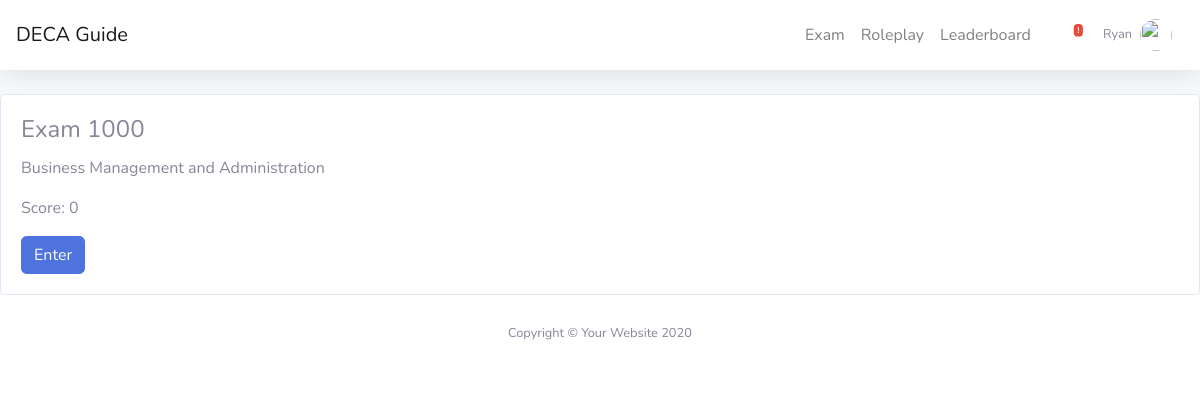
Page /exam/ (signed in) on the earlier database version.
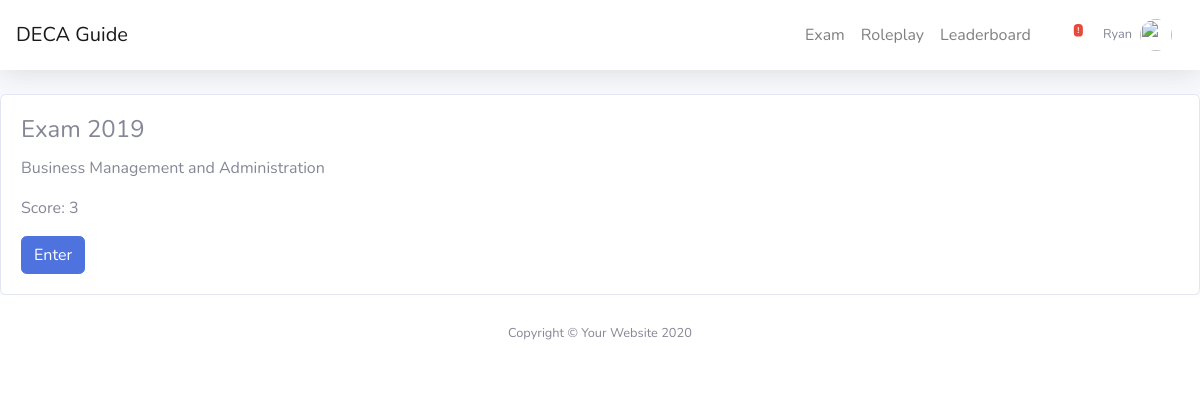
Same page on the later database version.
### quiz/models.py (models this page shows, shortened)
class Exam(models.Model):
    exam_number = models.IntegerField()
    exam_cluster = models.ForeignKey(Cluster, on_delete=models.PROTECT)

class UserExam(models.Model):
    user = models.ForeignKey(User, on_delete=models.CASCADE)
    exam = models.ForeignKey(Exam, on_delete=models.CASCADE)
    score = models.IntegerField(default=0)
    is_finished = models.BooleanField(default=False)
    date = models.DateTimeField(default=timezone.now)

### roleplay/models.py (models this page shows, shortened)
class Cluster(models.Model):
    title = models.CharField(max_length=100)

### quiz/views.py (the view)
# urls.py: path('', views.index, name='index'),
@login_required(login_url='accounts:login')
def index(request):
    context = {}
    if request.user.profile.event is not None:
        exams = Exam.objects.filter(exam_cluster=request.user.profile.event.cluster)
    else:
        exams = Exam.objects.all()
    exams_dict = {}
    for exam in exams:
        exams_dict[exam] = UserExam.objects.filter(exam=exam, user=request.user).order_by('-date').first()
    context['exams'] = exams_dict
    return render(request, 'quiz/index.html', context)

### quiz/templates/quiz/index.html
{% extends "base.html" %}
{% block content %}
    {% for exam, userexam in exams.items %}
        <div class="card">
            <div class="card-body">
                <h4 class="card-title">Exam {{exam.exam_number}}</h4>
                <p class="card-text">{{exam.exam_cluster.title}}</p>
                {% if userexam.is_finished %}
                    <p class="card-text">Score: {{userexam.score}}</p>
                {% else %}
                    <p class="card-text">In-Progress</p>
                {% endif %}
                <a href="{% url 'quiz:exam' num=exam.exam_number %}" class="btn btn-primary">Enter</a>
            </div>
        </div>
    {% endfor %}
{% endblock %}

### accounts/templates/base.html (shortened to what this page needs)
{% load static %}
<!DOCTYPE html>
<html lang="en">
<head>
    <link href="{% static 'accounts/vendor/fontawesome-free/css/all.min.css' %}" rel="stylesheet" type="text/css">
    <link href="{% static 'accounts/css/sb-admin-2.min.css' %}" rel="stylesheet">
</head>
<body id="page-top">
    <div id="wrapper">
        <div id="content-wrapper" class="d-flex flex-column">
            <div id="content">
                <nav class="navbar navbar-expand navbar-light bg-white topbar mb-4 static-top shadow">
                    <a class="navbar-brand" href="{% url 'accounts:index' %}">DECA Guide</a>
                    <ul class="navbar-nav ml-auto">
                        <li class="navbar-nav align-items-center">
                            <a href="{% url 'quiz:quiz' %}" class="nav-link">Exam</a>
                        </li>
                        <li class="navbar-nav align-items-center">
                            <a href="{% url 'roleplay' %}" class="nav-link">Roleplay</a>
                        </li>
                        <li class="navbar-nav align-items-center">
                          <a href="{% url 'leaderboard' %}" class="nav-link">Leaderboard</a>
                        </li>
                        <li class="nav-item dropdown no-arrow mx-1">
                            <a class="nav-link dropdown-toggle" href="#" id="alertsDropdown" role="button"
                                data-toggle="dropdown" aria-haspopup="true" aria-expanded="false">
                                <i class="fas fa-bell fa-fw"></i>
                                <span class="badge badge-danger badge-counter">!</span>
                            </a>
                        </li>
                        <li class="nav-item dropdown no-arrow">
                            <a class="nav-link dropdown-toggle" href="#" id="userDropdown" role="button"
                                data-toggle="dropdown" aria-haspopup="true" aria-expanded="false">
                                <span class="mr-2 d-none d-lg-inline text-gray-600 small">{{user.username}}</span>
                                <img class="img-profile rounded-circle"
                                    src="{% static 'accounts/img/undraw_profile.svg' %}">
                            </a>
                        </li>
                    </ul>
                </nav>
                {% block content %}
                {% endblock %}
            </div>
            <footer class="sticky-footer bg-white">
                <div class="container my-auto">
                    <div class="copyright text-center my-auto">
                        <span>Copyright &copy; Your Website 2020</span>
                    </div>
                </div>
            </footer>
        </div>
    </div>
</body>
</html>

Differences in the rows shown:
changed Exam "Business Management and Administration": exam_number "1000" → "2019"; score "0" → "3"
